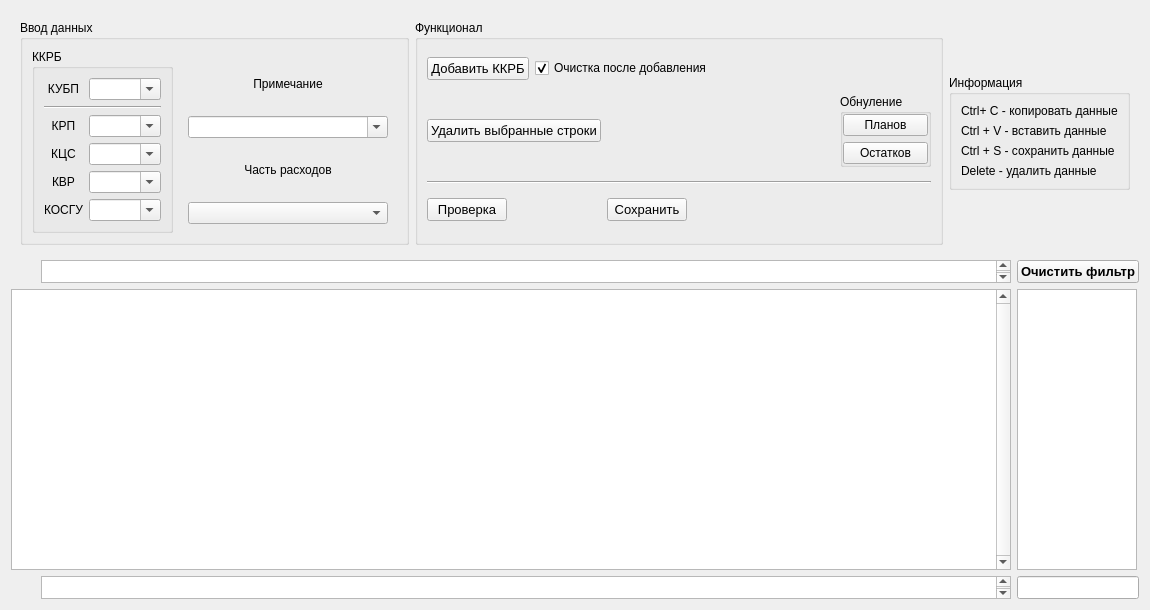
<?xml version="1.0" encoding="UTF-8"?>
<ui version="4.0">
 <class>editor_plan</class>
 <widget class="QWidget" name="editor_plan">
  <property name="geometry">
   <rect>
    <x>0</x>
    <y>0</y>
    <width>1150</width>
    <height>610</height>
   </rect>
  </property>
  <property name="windowTitle">
   <string>Form</string>
  </property>
  <layout class="QGridLayout" name="gridLayout_2">
   <item row="3" column="1">
    <widget class="QLineEdit" name="year_sum">
     <property name="sizePolicy">
      <sizepolicy hsizetype="Preferred" vsizetype="Preferred">
       <horstretch>0</horstretch>
       <verstretch>0</verstretch>
      </sizepolicy>
     </property>
     <property name="alignment">
      <set>Qt::AlignRight|Qt::AlignTrailing|Qt::AlignVCenter</set>
     </property>
     <property name="readOnly">
      <bool>true</bool>
     </property>
    </widget>
   </item>
   <item row="2" column="0">
    <widget class="QTableView" name="plan_table">
     <property name="sizePolicy">
      <sizepolicy hsizetype="Expanding" vsizetype="Expanding">
       <horstretch>0</horstretch>
       <verstretch>0</verstretch>
      </sizepolicy>
     </property>
     <property name="verticalScrollBarPolicy">
      <enum>Qt::ScrollBarAlwaysOn</enum>
     </property>
     <property name="alternatingRowColors">
      <bool>true</bool>
     </property>
     <attribute name="horizontalHeaderDefaultSectionSize">
      <number>60</number>
     </attribute>
     <attribute name="horizontalHeaderStretchLastSection">
      <bool>false</bool>
     </attribute>
     <attribute name="verticalHeaderVisible">
      <bool>false</bool>
     </attribute>
     <attribute name="verticalHeaderDefaultSectionSize">
      <number>25</number>
     </attribute>
    </widget>
   </item>
   <item row="3" column="0">
    <widget class="QWidget" name="widget" native="true">
     <property name="sizePolicy">
      <sizepolicy hsizetype="Expanding" vsizetype="Preferred">
       <horstretch>0</horstretch>
       <verstretch>0</verstretch>
      </sizepolicy>
     </property>
     <layout class="QHBoxLayout" name="horizontalLayout_2">
      <property name="spacing">
       <number>0</number>
      </property>
      <property name="leftMargin">
       <number>0</number>
      </property>
      <property name="topMargin">
       <number>0</number>
      </property>
      <property name="rightMargin">
       <number>0</number>
      </property>
      <property name="bottomMargin">
       <number>0</number>
      </property>
      <item>
       <widget class="QWidget" name="peg" native="true">
        <property name="sizePolicy">
         <sizepolicy hsizetype="Fixed" vsizetype="Preferred">
          <horstretch>0</horstretch>
          <verstretch>0</verstretch>
         </sizepolicy>
        </property>
        <property name="maximumSize">
         <size>
          <width>30</width>
          <height>16777215</height>
         </size>
        </property>
       </widget>
      </item>
      <item>
       <widget class="QTableWidget" name="column_sum">
        <property name="enabled">
         <bool>true</bool>
        </property>
        <property name="sizePolicy">
         <sizepolicy hsizetype="Preferred" vsizetype="Minimum">
          <horstretch>0</horstretch>
          <verstretch>0</verstretch>
         </sizepolicy>
        </property>
        <property name="minimumSize">
         <size>
          <width>0</width>
          <height>23</height>
         </size>
        </property>
        <property name="maximumSize">
         <size>
          <width>16777215</width>
          <height>23</height>
         </size>
        </property>
        <property name="verticalScrollBarPolicy">
         <enum>Qt::ScrollBarAlwaysOn</enum>
        </property>
        <property name="horizontalScrollBarPolicy">
         <enum>Qt::ScrollBarAlwaysOff</enum>
        </property>
        <property name="autoScroll">
         <bool>false</bool>
        </property>
        <property name="editTriggers">
         <set>QAbstractItemView::NoEditTriggers</set>
        </property>
        <property name="dragDropMode">
         <enum>QAbstractItemView::DragDrop</enum>
        </property>
        <property name="selectionBehavior">
         <enum>QAbstractItemView::SelectRows</enum>
        </property>
        <property name="verticalScrollMode">
         <enum>QAbstractItemView::ScrollPerItem</enum>
        </property>
        <property name="showGrid">
         <bool>true</bool>
        </property>
        <property name="gridStyle">
         <enum>Qt::SolidLine</enum>
        </property>
        <property name="wordWrap">
         <bool>true</bool>
        </property>
        <attribute name="horizontalHeaderVisible">
         <bool>false</bool>
        </attribute>
        <attribute name="horizontalHeaderDefaultSectionSize">
         <number>60</number>
        </attribute>
        <attribute name="horizontalHeaderHighlightSections">
         <bool>false</bool>
        </attribute>
        <attribute name="horizontalHeaderStretchLastSection">
         <bool>false</bool>
        </attribute>
        <attribute name="verticalHeaderVisible">
         <bool>false</bool>
        </attribute>
        <attribute name="verticalHeaderMinimumSectionSize">
         <number>23</number>
        </attribute>
        <attribute name="verticalHeaderDefaultSectionSize">
         <number>23</number>
        </attribute>
        <attribute name="verticalHeaderHighlightSections">
         <bool>false</bool>
        </attribute>
        <attribute name="verticalHeaderStretchLastSection">
         <bool>false</bool>
        </attribute>
        <row>
         <property name="text">
          <string/>
         </property>
        </row>
       </widget>
      </item>
     </layout>
    </widget>
   </item>
   <item row="2" column="1">
    <widget class="QTableView" name="row_sum">
     <property name="enabled">
      <bool>true</bool>
     </property>
     <property name="sizePolicy">
      <sizepolicy hsizetype="Preferred" vsizetype="Preferred">
       <horstretch>0</horstretch>
       <verstretch>0</verstretch>
      </sizepolicy>
     </property>
     <property name="maximumSize">
      <size>
       <width>120</width>
       <height>16777215</height>
      </size>
     </property>
     <property name="frameShadow">
      <enum>QFrame::Sunken</enum>
     </property>
     <property name="verticalScrollBarPolicy">
      <enum>Qt::ScrollBarAlwaysOff</enum>
     </property>
     <property name="alternatingRowColors">
      <bool>true</bool>
     </property>
     <attribute name="horizontalHeaderMinimumSectionSize">
      <number>120</number>
     </attribute>
     <attribute name="horizontalHeaderDefaultSectionSize">
      <number>120</number>
     </attribute>
     <attribute name="horizontalHeaderShowSortIndicator" stdset="0">
      <bool>false</bool>
     </attribute>
     <attribute name="verticalHeaderVisible">
      <bool>false</bool>
     </attribute>
     <attribute name="verticalHeaderDefaultSectionSize">
      <number>25</number>
     </attribute>
     <attribute name="verticalHeaderHighlightSections">
      <bool>false</bool>
     </attribute>
    </widget>
   </item>
   <item row="1" column="0">
    <widget class="QWidget" name="widget_2" native="true">
     <property name="sizePolicy">
      <sizepolicy hsizetype="Expanding" vsizetype="Preferred">
       <horstretch>0</horstretch>
       <verstretch>0</verstretch>
      </sizepolicy>
     </property>
     <layout class="QHBoxLayout" name="horizontalLayout_3">
      <property name="spacing">
       <number>0</number>
      </property>
      <property name="leftMargin">
       <number>0</number>
      </property>
      <property name="topMargin">
       <number>0</number>
      </property>
      <property name="rightMargin">
       <number>0</number>
      </property>
      <property name="bottomMargin">
       <number>0</number>
      </property>
      <item>
       <widget class="QWidget" name="peg_2" native="true">
        <property name="sizePolicy">
         <sizepolicy hsizetype="Fixed" vsizetype="Preferred">
          <horstretch>0</horstretch>
          <verstretch>0</verstretch>
         </sizepolicy>
        </property>
        <property name="maximumSize">
         <size>
          <width>30</width>
          <height>16777215</height>
         </size>
        </property>
       </widget>
      </item>
      <item>
       <widget class="QTableWidget" name="filter_row">
        <property name="enabled">
         <bool>true</bool>
        </property>
        <property name="sizePolicy">
         <sizepolicy hsizetype="Preferred" vsizetype="Minimum">
          <horstretch>0</horstretch>
          <verstretch>0</verstretch>
         </sizepolicy>
        </property>
        <property name="minimumSize">
         <size>
          <width>0</width>
          <height>23</height>
         </size>
        </property>
        <property name="maximumSize">
         <size>
          <width>16777215</width>
          <height>23</height>
         </size>
        </property>
        <property name="verticalScrollBarPolicy">
         <enum>Qt::ScrollBarAlwaysOn</enum>
        </property>
        <property name="horizontalScrollBarPolicy">
         <enum>Qt::ScrollBarAlwaysOff</enum>
        </property>
        <property name="autoScroll">
         <bool>false</bool>
        </property>
        <property name="editTriggers">
         <set>QAbstractItemView::AllEditTriggers</set>
        </property>
        <property name="dragDropMode">
         <enum>QAbstractItemView::DragDrop</enum>
        </property>
        <property name="selectionMode">
         <enum>QAbstractItemView::NoSelection</enum>
        </property>
        <property name="verticalScrollMode">
         <enum>QAbstractItemView::ScrollPerItem</enum>
        </property>
        <property name="showGrid">
         <bool>true</bool>
        </property>
        <property name="gridStyle">
         <enum>Qt::SolidLine</enum>
        </property>
        <property name="wordWrap">
         <bool>true</bool>
        </property>
        <attribute name="horizontalHeaderVisible">
         <bool>false</bool>
        </attribute>
        <attribute name="horizontalHeaderDefaultSectionSize">
         <number>60</number>
        </attribute>
        <attribute name="horizontalHeaderHighlightSections">
         <bool>false</bool>
        </attribute>
        <attribute name="horizontalHeaderStretchLastSection">
         <bool>false</bool>
        </attribute>
        <attribute name="verticalHeaderVisible">
         <bool>false</bool>
        </attribute>
        <attribute name="verticalHeaderMinimumSectionSize">
         <number>23</number>
        </attribute>
        <attribute name="verticalHeaderDefaultSectionSize">
         <number>23</number>
        </attribute>
        <attribute name="verticalHeaderHighlightSections">
         <bool>false</bool>
        </attribute>
        <attribute name="verticalHeaderStretchLastSection">
         <bool>false</bool>
        </attribute>
        <row>
         <property name="text">
          <string/>
         </property>
        </row>
       </widget>
      </item>
     </layout>
    </widget>
   </item>
   <item row="0" column="0" colspan="2">
    <widget class="QWidget" name="widget_3" native="true">
     <property name="enabled">
      <bool>true</bool>
     </property>
     <layout class="QGridLayout" name="gridLayout_5">
      <item row="0" column="2">
       <widget class="QGroupBox" name="groupBox_5">
        <property name="sizePolicy">
         <sizepolicy hsizetype="Maximum" vsizetype="Maximum">
          <horstretch>0</horstretch>
          <verstretch>0</verstretch>
         </sizepolicy>
        </property>
        <property name="title">
         <string>Информация</string>
        </property>
        <layout class="QGridLayout" name="gridLayout_3">
         <item row="2" column="0">
          <widget class="QLabel" name="label_10">
           <property name="sizePolicy">
            <sizepolicy hsizetype="Maximum" vsizetype="Maximum">
             <horstretch>0</horstretch>
             <verstretch>0</verstretch>
            </sizepolicy>
           </property>
           <property name="text">
            <string>Ctrl + S - сохранить данные</string>
           </property>
          </widget>
         </item>
         <item row="0" column="0">
          <widget class="QLabel" name="label">
           <property name="sizePolicy">
            <sizepolicy hsizetype="Maximum" vsizetype="Maximum">
             <horstretch>0</horstretch>
             <verstretch>0</verstretch>
            </sizepolicy>
           </property>
           <property name="text">
            <string>Ctrl+ C - копировать данные</string>
           </property>
          </widget>
         </item>
         <item row="3" column="0">
          <widget class="QLabel" name="label_11">
           <property name="sizePolicy">
            <sizepolicy hsizetype="Maximum" vsizetype="Maximum">
             <horstretch>0</horstretch>
             <verstretch>0</verstretch>
            </sizepolicy>
           </property>
           <property name="text">
            <string>Delete - удалить данные</string>
           </property>
          </widget>
         </item>
         <item row="1" column="0">
          <widget class="QLabel" name="label_9">
           <property name="sizePolicy">
            <sizepolicy hsizetype="Maximum" vsizetype="Maximum">
             <horstretch>0</horstretch>
             <verstretch>0</verstretch>
            </sizepolicy>
           </property>
           <property name="text">
            <string>Ctrl + V - вставить данные</string>
           </property>
          </widget>
         </item>
        </layout>
       </widget>
      </item>
      <item row="0" column="0">
       <widget class="QGroupBox" name="groupBox_4">
        <property name="sizePolicy">
         <sizepolicy hsizetype="Fixed" vsizetype="Preferred">
          <horstretch>0</horstretch>
          <verstretch>0</verstretch>
         </sizepolicy>
        </property>
        <property name="title">
         <string>Ввод данных</string>
        </property>
        <layout class="QHBoxLayout" name="horizontalLayout">
         <item>
          <widget class="QGroupBox" name="groupBox">
           <property name="sizePolicy">
            <sizepolicy hsizetype="Fixed" vsizetype="Preferred">
             <horstretch>0</horstretch>
             <verstretch>0</verstretch>
            </sizepolicy>
           </property>
           <property name="title">
            <string>ККРБ</string>
           </property>
           <layout class="QGridLayout" name="gridLayout">
            <item row="2" column="0">
             <widget class="QLabel" name="label_2">
              <property name="text">
               <string>КРП</string>
              </property>
              <property name="alignment">
               <set>Qt::AlignCenter</set>
              </property>
             </widget>
            </item>
            <item row="0" column="0">
             <widget class="QLabel" name="label_6">
              <property name="text">
               <string>КУБП</string>
              </property>
              <property name="alignment">
               <set>Qt::AlignCenter</set>
              </property>
             </widget>
            </item>
            <item row="1" column="0" colspan="2">
             <widget class="Line" name="line">
              <property name="orientation">
               <enum>Qt::Horizontal</enum>
              </property>
             </widget>
            </item>
            <item row="5" column="1">
             <widget class="QComboBox" name="cb_kosgu">
              <property name="enabled">
               <bool>true</bool>
              </property>
              <property name="editable">
               <bool>true</bool>
              </property>
             </widget>
            </item>
            <item row="3" column="0">
             <widget class="QLabel" name="label_3">
              <property name="text">
               <string>КЦС</string>
              </property>
              <property name="alignment">
               <set>Qt::AlignCenter</set>
              </property>
             </widget>
            </item>
            <item row="2" column="1">
             <widget class="QComboBox" name="cb_krp">
              <property name="enabled">
               <bool>true</bool>
              </property>
              <property name="toolTipDuration">
               <number>-1</number>
              </property>
              <property name="editable">
               <bool>true</bool>
              </property>
             </widget>
            </item>
            <item row="4" column="1">
             <widget class="QComboBox" name="cb_kvr">
              <property name="enabled">
               <bool>true</bool>
              </property>
              <property name="editable">
               <bool>true</bool>
              </property>
             </widget>
            </item>
            <item row="3" column="1">
             <widget class="QComboBox" name="cb_kcs">
              <property name="enabled">
               <bool>true</bool>
              </property>
              <property name="toolTipDuration">
               <number>-1</number>
              </property>
              <property name="editable">
               <bool>true</bool>
              </property>
             </widget>
            </item>
            <item row="4" column="0">
             <widget class="QLabel" name="label_4">
              <property name="text">
               <string>КВР</string>
              </property>
              <property name="alignment">
               <set>Qt::AlignCenter</set>
              </property>
             </widget>
            </item>
            <item row="0" column="1">
             <widget class="QComboBox" name="cb_kubp">
              <property name="enabled">
               <bool>true</bool>
              </property>
              <property name="editable">
               <bool>true</bool>
              </property>
             </widget>
            </item>
            <item row="5" column="0">
             <widget class="QLabel" name="label_5">
              <property name="text">
               <string>КОСГУ</string>
              </property>
              <property name="alignment">
               <set>Qt::AlignCenter</set>
              </property>
             </widget>
            </item>
           </layout>
          </widget>
         </item>
         <item>
          <widget class="QWidget" name="widget_3" native="true">
           <property name="sizePolicy">
            <sizepolicy hsizetype="Fixed" vsizetype="Preferred">
             <horstretch>0</horstretch>
             <verstretch>0</verstretch>
            </sizepolicy>
           </property>
           <property name="minimumSize">
            <size>
             <width>0</width>
             <height>0</height>
            </size>
           </property>
           <property name="maximumSize">
            <size>
             <width>16777215</width>
             <height>16777215</height>
            </size>
           </property>
           <layout class="QVBoxLayout" name="verticalLayout">
            <item>
             <widget class="QLabel" name="label_8">
              <property name="minimumSize">
               <size>
                <width>200</width>
                <height>0</height>
               </size>
              </property>
              <property name="maximumSize">
               <size>
                <width>200</width>
                <height>16777215</height>
               </size>
              </property>
              <property name="text">
               <string>Примечание</string>
              </property>
              <property name="alignment">
               <set>Qt::AlignCenter</set>
              </property>
             </widget>
            </item>
            <item>
             <widget class="QComboBox" name="cb_notes">
              <property name="enabled">
               <bool>true</bool>
              </property>
              <property name="minimumSize">
               <size>
                <width>200</width>
                <height>0</height>
               </size>
              </property>
              <property name="maximumSize">
               <size>
                <width>200</width>
                <height>16777215</height>
               </size>
              </property>
              <property name="editable">
               <bool>true</bool>
              </property>
             </widget>
            </item>
            <item>
             <widget class="QLabel" name="label_7">
              <property name="minimumSize">
               <size>
                <width>200</width>
                <height>0</height>
               </size>
              </property>
              <property name="maximumSize">
               <size>
                <width>200</width>
                <height>16777215</height>
               </size>
              </property>
              <property name="text">
               <string>Часть расходов</string>
              </property>
              <property name="alignment">
               <set>Qt::AlignCenter</set>
              </property>
             </widget>
            </item>
            <item>
             <widget class="QComboBox" name="cb_exp_part">
              <property name="enabled">
               <bool>true</bool>
              </property>
              <property name="minimumSize">
               <size>
                <width>200</width>
                <height>0</height>
               </size>
              </property>
              <property name="maximumSize">
               <size>
                <width>200</width>
                <height>16777215</height>
               </size>
              </property>
              <property name="editable">
               <bool>false</bool>
              </property>
              <property name="currentIndex">
               <number>-1</number>
              </property>
             </widget>
            </item>
           </layout>
          </widget>
         </item>
        </layout>
       </widget>
      </item>
      <item row="0" column="1">
       <widget class="QGroupBox" name="groupBox_2">
        <property name="title">
         <string>Функционал</string>
        </property>
        <layout class="QGridLayout" name="gridLayout_6">
         <item row="2" column="0">
          <widget class="QPushButton" name="delete_row_button">
           <property name="sizePolicy">
            <sizepolicy hsizetype="Maximum" vsizetype="Fixed">
             <horstretch>0</horstretch>
             <verstretch>0</verstretch>
            </sizepolicy>
           </property>
           <property name="font">
            <font>
             <pointsize>10</pointsize>
            </font>
           </property>
           <property name="text">
            <string>Удалить выбранные строки</string>
           </property>
           <property name="shortcut">
            <string>Del</string>
           </property>
          </widget>
         </item>
         <item row="4" column="1">
          <widget class="QPushButton" name="save_button">
           <property name="sizePolicy">
            <sizepolicy hsizetype="Maximum" vsizetype="Fixed">
             <horstretch>0</horstretch>
             <verstretch>0</verstretch>
            </sizepolicy>
           </property>
           <property name="font">
            <font>
             <pointsize>10</pointsize>
            </font>
           </property>
           <property name="text">
            <string>Сохранить</string>
           </property>
           <property name="shortcut">
            <string>Ctrl+S</string>
           </property>
          </widget>
         </item>
         <item row="3" column="0" colspan="3">
          <widget class="Line" name="line_2">
           <property name="orientation">
            <enum>Qt::Horizontal</enum>
           </property>
          </widget>
         </item>
         <item row="4" column="0">
          <widget class="QPushButton" name="check_button">
           <property name="sizePolicy">
            <sizepolicy hsizetype="Maximum" vsizetype="Fixed">
             <horstretch>0</horstretch>
             <verstretch>0</verstretch>
            </sizepolicy>
           </property>
           <property name="font">
            <font>
             <pointsize>10</pointsize>
            </font>
           </property>
           <property name="text">
            <string>Проверка</string>
           </property>
          </widget>
         </item>
         <item row="1" column="0" colspan="2">
          <widget class="QWidget" name="widget_5" native="true">
           <property name="sizePolicy">
            <sizepolicy hsizetype="Maximum" vsizetype="Maximum">
             <horstretch>0</horstretch>
             <verstretch>0</verstretch>
            </sizepolicy>
           </property>
           <layout class="QHBoxLayout" name="horizontalLayout_4">
            <property name="leftMargin">
             <number>0</number>
            </property>
            <property name="topMargin">
             <number>0</number>
            </property>
            <property name="rightMargin">
             <number>0</number>
            </property>
            <property name="bottomMargin">
             <number>0</number>
            </property>
            <item>
             <widget class="QPushButton" name="add_kkrb">
              <property name="font">
               <font>
                <pointsize>10</pointsize>
               </font>
              </property>
              <property name="text">
               <string>Добавить ККРБ</string>
              </property>
             </widget>
            </item>
            <item>
             <widget class="QCheckBox" name="check_clear_kkrb">
              <property name="text">
               <string>Очистка после добавления</string>
              </property>
              <property name="checked">
               <bool>true</bool>
              </property>
             </widget>
            </item>
           </layout>
          </widget>
         </item>
         <item row="2" column="1">
          <spacer name="horizontalSpacer">
           <property name="orientation">
            <enum>Qt::Horizontal</enum>
           </property>
           <property name="sizeHint" stdset="0">
            <size>
             <width>40</width>
             <height>20</height>
            </size>
           </property>
          </spacer>
         </item>
         <item row="2" column="2">
          <widget class="QGroupBox" name="groupBox_4">
           <property name="title">
            <string>Обнуление</string>
           </property>
           <layout class="QGridLayout" name="gridLayout_4">
            <property name="leftMargin">
             <number>0</number>
            </property>
            <property name="topMargin">
             <number>0</number>
            </property>
            <property name="rightMargin">
             <number>0</number>
            </property>
            <property name="bottomMargin">
             <number>0</number>
            </property>
            <item row="0" column="0">
             <widget class="QPushButton" name="minus_plan_button">
              <property name="text">
               <string>Планов</string>
              </property>
             </widget>
            </item>
            <item row="1" column="0">
             <widget class="QPushButton" name="minus_ost_button">
              <property name="text">
               <string>Остатков</string>
              </property>
             </widget>
            </item>
           </layout>
          </widget>
         </item>
        </layout>
       </widget>
      </item>
     </layout>
    </widget>
   </item>
   <item row="1" column="1">
    <widget class="QPushButton" name="filter_clear">
     <property name="font">
      <font>
       <pointsize>10</pointsize>
       <weight>75</weight>
       <italic>false</italic>
       <bold>true</bold>
       <underline>false</underline>
       <stylestrategy>PreferDefault</stylestrategy>
      </font>
     </property>
     <property name="text">
      <string>Очистить фильтр</string>
     </property>
    </widget>
   </item>
  </layout>
  <action name="action_add">
   <property name="icon">
    <iconset resource="../3rdparty/LimeReport/limereport/databrowser/lrdatabrowser.qrc">
     <normaloff>:/databrowser/images/add.png</normaloff>:/databrowser/images/add.png</iconset>
   </property>
   <property name="text">
    <string>Добавить в фильтр по значению</string>
   </property>
   <property name="shortcut">
    <string>P</string>
   </property>
  </action>
  <action name="action_NULL">
   <property name="text">
    <string>Установить в NULL</string>
   </property>
  </action>
 </widget>
 <resources>
  <include location="../3rdparty/LimeReport/limereport/databrowser/lrdatabrowser.qrc"/>
 </resources>
 <connections/>
</ui>
